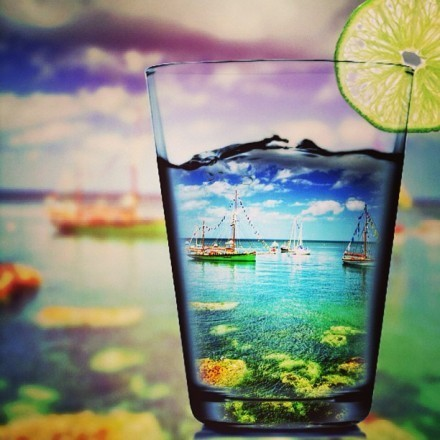
//> input picture opencv3-beginning/images/material01.jpg, 440 x 440 px
$ ./Histogram   (built with g++ and OpenCV 4)
//> lines starting //> are read from the running program, lines starting //| are printed output that depends on the picture; after the words box and inside, x2 and y2 are one past the last pixel; in counts of white or black regions, pixels touching at a corner belong together
#include <opencv2/core.hpp>
#include <opencv2/highgui.hpp>
#include <opencv2/imgproc.hpp>
using namespace cv;

int main()
{
    Mat image = imread("../images/material01.jpg", 0);
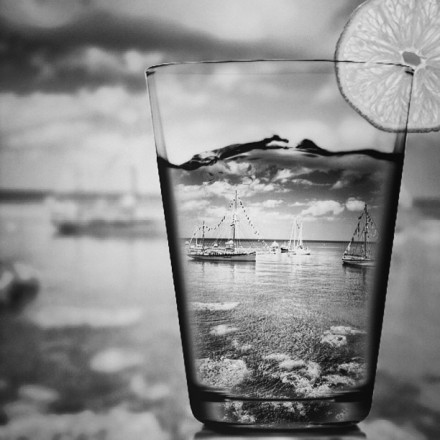
//> image: 440 rows x 440 cols, CV_8UC1; min 3, max 246, mean 140
    imshow("Original Image", image);

    MatND hist;
    int channels = 0;
    int histSize = 256;
    float hranges[] = {0.0, 255.0};
    const float *ranges[] = {hranges};

    calcHist(&image, 1, &channels, Mat(), hist, 1, &histSize, ranges);
//> hist = 256 values, max 1858 at index 186, min 0 at index 0, mean 756.2

    double maxValue;
    minMaxLoc(hist, NULL, &maxValue);
//> maxValue = 1858

    Mat histImg(histSize, histSize, CV_8U, Scalar(255));

    int hpt = static_cast<int>(histSize * 0.9);
    for (int i = 0; i < histSize; ++i) {
        float binValue = hist.at<float>(i);
        int intensity  = static_cast<int>(binValue * hpt / maxValue);

        line(histImg, Point(i, histSize), Point(i, histSize - intensity), Scalar(0));
    }
//> this loop made 256 passes
//> (binValue, intensity) on passes 1 to 3: (0, 0), (0, 0), (0, 0)
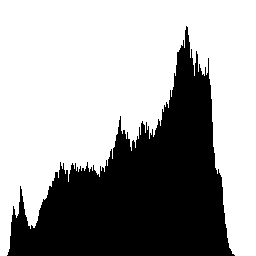
//> histImg: 256 rows x 256 cols, CV_8UC1; 63.6% white; 1 black region, box (x1, y1, x2, y2) and area: (7, 26, 235, 256) 23847

    imshow("Histogram", histImg);

    waitKey();
    return 0;
}
